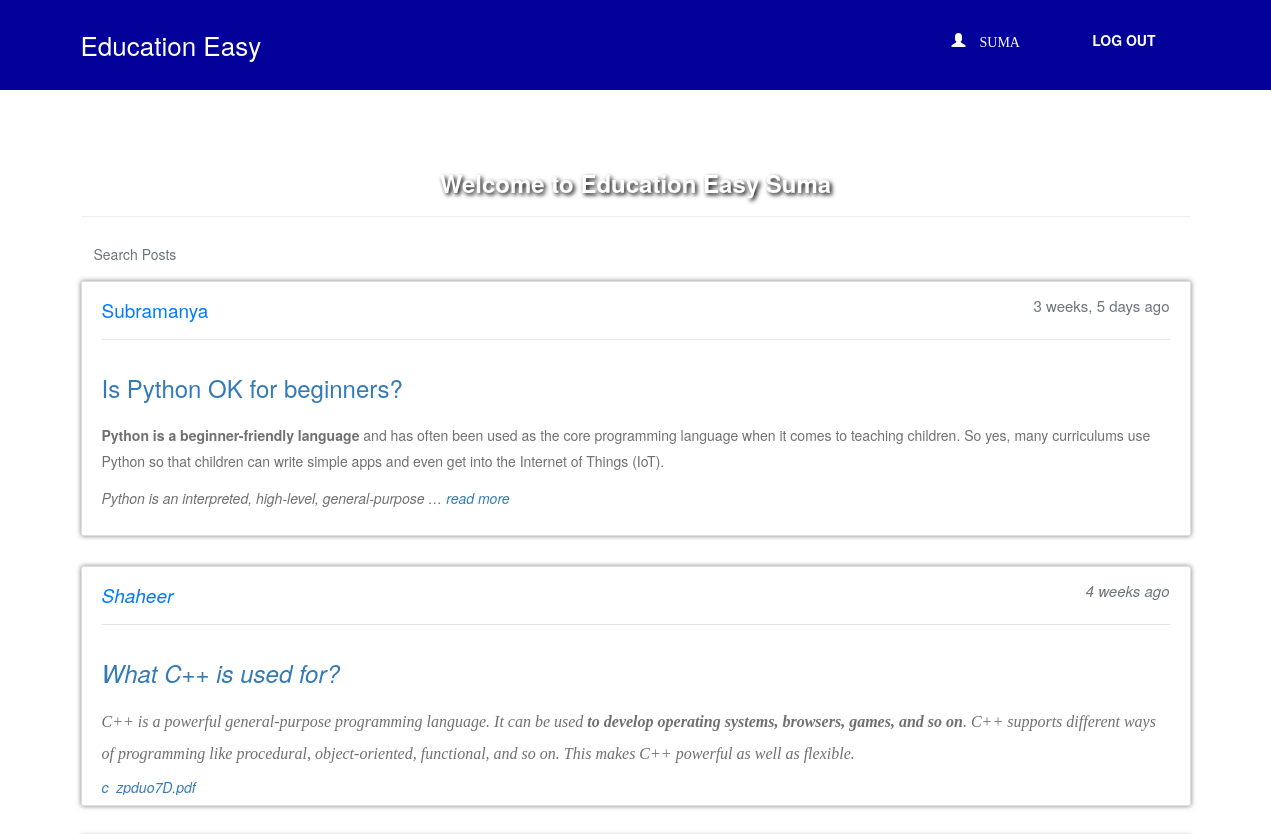
Page /posts/posts/ (signed in, upper part) on the earlier database version.
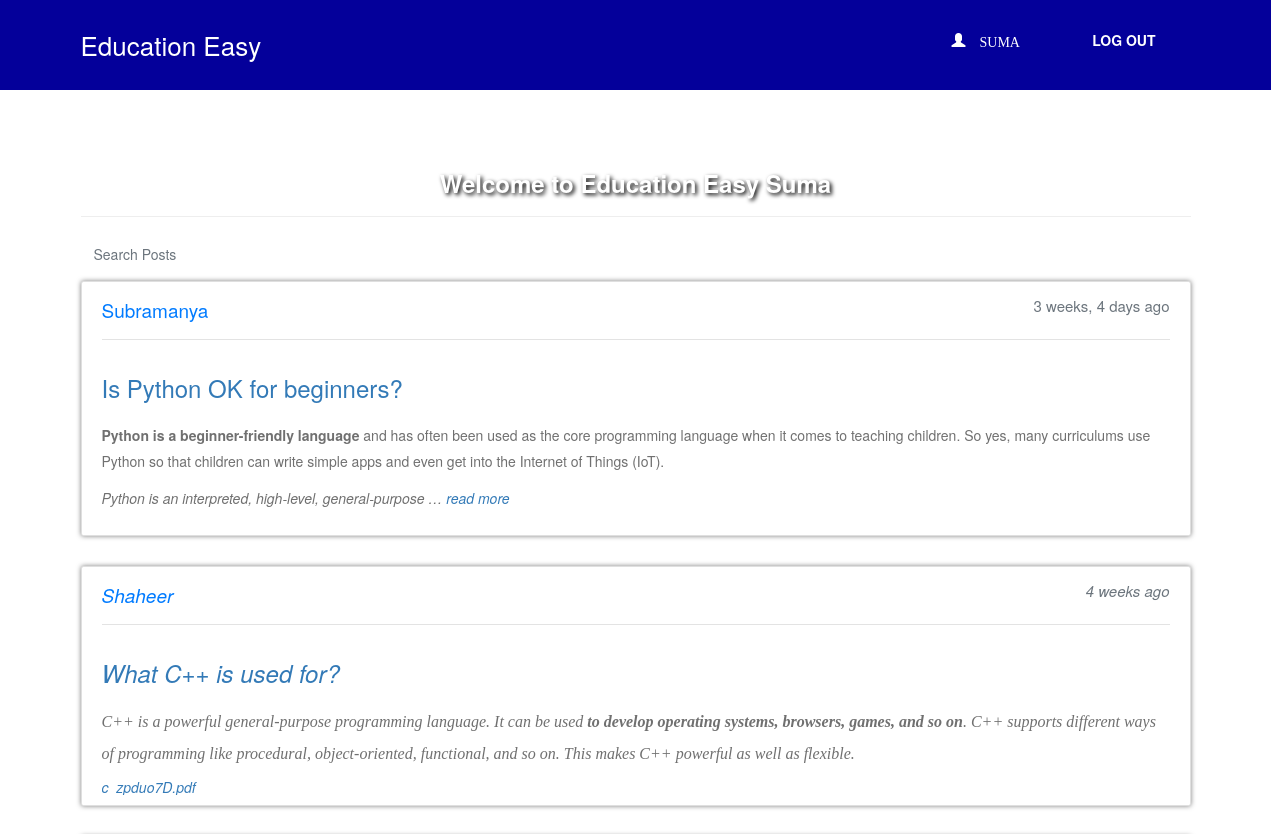
Same page on the later database version.
### posts/models.py (models this page shows, shortened)
class Post(models.Model):
    user = models.ForeignKey(User, related_name='posts',
                             on_delete=models.CASCADE)
    title=models.CharField(max_length=50)
    created_at = models.DateTimeField(auto_now=True)
    message =  RichTextField(blank=True,null=True)
    message_html = models.TextField(editable=False)
    rank = models.IntegerField(default=0)
    is_pin = models.BooleanField(default=False)
    views= models.IntegerField(default=0)
    likes = models.ManyToManyField(User, related_name='likes', blank=True)
    favourite = models.ManyToManyField(User, related_name='favorite', blank=True)
    pdf = models.FileField(null=True,blank=True)
    class Meta:
        ordering = ['-created_at']
        unique_together = ['user', 'message']

### accounts/models.py (models this page shows)
class User(AbstractUser):
    is_student = models.BooleanField(default=False)
    is_faculty = models.BooleanField(default=False)
    first_name = models.CharField(max_length=100)
    last_name = models.CharField(max_length=100)
    email = models.EmailField()

### posts/views.py (the view)
# urls.py: path('posts/',views.viewPosts,name='posts'),
def viewPosts(request):
    if request.user.is_authenticated:
        posts=Post.objects.all()
        paginator = Paginator(posts, 5) # Show 10 contacts per page.
        page_number = request.GET.get('page')
        posts= paginator.get_page(page_number)
        page_obj= paginator.get_page(page_number)
        return render(request,'../templates/index.html',{'posts':posts,'page_obj': page_obj})
    return render(request, '../templates/home.html')

### posts/templates/index.html (shortened to what this page needs)
{% extends "base.html" %}
{% load humanize %}
{% block content %}
<h3 style="text-align:center; font-weight:bold;color: white;text-shadow: 2px 2px 4px #000000;">Welcome to Education Easy {{user.username}} </h3>
<hr>
<h4><a href="{% url 'posts:search_posts' %}" class="btn btn-outline-secondary">Search Posts</a></h4>
{% for post in posts %}
    <div class="card" style="padding: 10px 20px;margin-bottom: 30px;box-shadow: 0 0 5px rgba(0,0,0,0.5);">
      <table class="table mb-0">
          <div style="padding-bottom: 1px;margin-bottom: 15px;border-bottom: 1px solid #e3e3e3">
            <p><a href=" {% url 'accounts:profile' post.user.username %} " style="color:#007bff;font-size:19px">{{post.user}}</a> <span class="text-muted" style="float:right;font-size:15px">{{post.created_at | naturaltime }}</span></p>
          </div>
          <h3 style="color: #444444;" class="align-middle"><a href="{% url 'posts:post-detail' pk=post.pk %}">{{ post.title }}</a></h3>
          <div class="text">
            <p>{{post.message|safe|truncatewords:50}} {% if post.message|wordcount > 50 %}<a href="{% url 'posts:post-detail' post.pk %}">read more</a>{% endif %}</p>
            <a href="/media/{{post.pdf}}">{{post.pdf}}</a>
          </div>
      </table>
    </div>
{% empty %}
  <tr>
    <td class="bg-light text-center font-italic" colspan="5">No posts yet.</td>
  </tr>
{% endfor %}
{% endblock %}

Differences in the rows shown:
changed Post "Is Python OK for beginners?": created_at "3 weeks, 5 days ago" → "3 weeks, 4 days ago"
